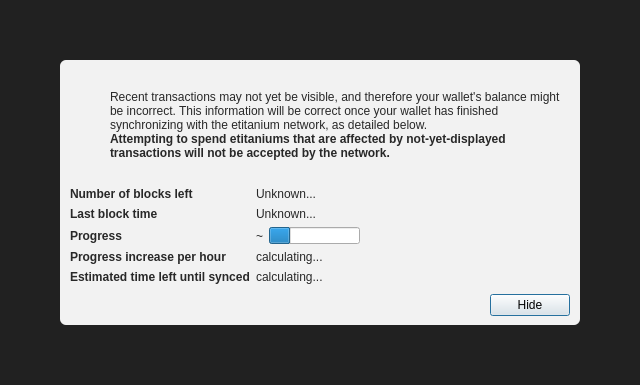
<?xml version="1.0" encoding="UTF-8"?>
<ui version="4.0">
 <class>ModalOverlay</class>
 <widget class="QWidget" name="ModalOverlay">
  <property name="geometry">
   <rect>
    <x>0</x>
    <y>0</y>
    <width>640</width>
    <height>385</height>
   </rect>
  </property>
  <property name="windowTitle">
   <string>Form</string>
  </property>
  <layout class="QVBoxLayout" name="verticalLayout" stretch="0">
   <property name="sizeConstraint">
    <enum>QLayout::SetDefaultConstraint</enum>
   </property>
   <property name="leftMargin">
    <number>0</number>
   </property>
   <property name="topMargin">
    <number>0</number>
   </property>
   <property name="rightMargin">
    <number>0</number>
   </property>
   <property name="bottomMargin">
    <number>0</number>
   </property>
   <item>
    <widget class="QWidget" name="bgWidget" native="true">
     <property name="styleSheet">
      <string notr="true">#bgWidget { background: rgba(0,0,0,220); }</string>
     </property>
     <layout class="QVBoxLayout" name="verticalLayoutMain" stretch="1">
      <property name="leftMargin">
       <number>60</number>
      </property>
      <property name="topMargin">
       <number>60</number>
      </property>
      <property name="rightMargin">
       <number>60</number>
      </property>
      <property name="bottomMargin">
       <number>60</number>
      </property>
      <item>
       <widget class="QWidget" name="contentWidget" native="true">
        <property name="styleSheet">
         <string notr="true">#contentWidget { background: rgba(255,255,255,240); border-radius: 6px; }

QLabel { color: rgb(40,40,40);  }</string>
        </property>
        <layout class="QVBoxLayout" name="verticalLayoutSub" stretch="1,0,0,0">
         <property name="spacing">
          <number>0</number>
         </property>
         <property name="leftMargin">
          <number>10</number>
         </property>
         <property name="topMargin">
          <number>10</number>
         </property>
         <property name="rightMargin">
          <number>10</number>
         </property>
         <property name="bottomMargin">
          <number>10</number>
         </property>
         <item>
          <layout class="QHBoxLayout" name="horizontalLayoutIconText" stretch="0,1">
           <property name="topMargin">
            <number>20</number>
           </property>
           <item>
            <layout class="QVBoxLayout" name="verticalLayoutIcon">
             <property name="leftMargin">
              <number>0</number>
             </property>
             <item>
              <widget class="QPushButton" name="warningIcon">
               <property name="enabled">
                <bool>false</bool>
               </property>
               <property name="text">
                <string/>
               </property>
               <property name="icon">
                <iconset>
                 <normaloff>:/icons/warning</normaloff>
                 <disabledoff>:/icons/warning</disabledoff>:/icons/warning</iconset>
               </property>
               <property name="iconSize">
                <size>
                 <width>48</width>
                 <height>48</height>
                </size>
               </property>
               <property name="flat">
                <bool>true</bool>
               </property>
              </widget>
             </item>
             <item>
              <spacer name="verticalSpacerWarningIcon">
               <property name="orientation">
                <enum>Qt::Vertical</enum>
               </property>
               <property name="sizeHint" stdset="0">
                <size>
                 <width>20</width>
                 <height>40</height>
                </size>
               </property>
              </spacer>
             </item>
            </layout>
           </item>
           <item>
            <layout class="QVBoxLayout" name="verticalLayoutInfoText">
             <property name="leftMargin">
              <number>0</number>
             </property>
             <property name="topMargin">
              <number>0</number>
             </property>
             <item>
              <widget class="QLabel" name="infoText">
               <property name="text">
                <string>Recent transactions may not yet be visible, and therefore your wallet's balance might be incorrect. This information will be correct once your wallet has finished synchronizing with the etitanium network, as detailed below.</string>
               </property>
               <property name="textFormat">
                <enum>Qt::RichText</enum>
               </property>
               <property name="wordWrap">
                <bool>true</bool>
               </property>
              </widget>
             </item>
             <item>
              <widget class="QLabel" name="infoTextStrong">
               <property name="font">
                <font>
                 <weight>75</weight>
                 <bold>true</bold>
                </font>
               </property>
               <property name="text">
                <string>Attempting to spend etitaniums that are affected by not-yet-displayed transactions will not be accepted by the network.</string>
               </property>
               <property name="textFormat">
                <enum>Qt::RichText</enum>
               </property>
               <property name="wordWrap">
                <bool>true</bool>
               </property>
              </widget>
             </item>
             <item>
              <spacer name="verticalSpacerInTextSpace">
               <property name="orientation">
                <enum>Qt::Vertical</enum>
               </property>
               <property name="sizeHint" stdset="0">
                <size>
                 <width>20</width>
                 <height>40</height>
                </size>
               </property>
              </spacer>
             </item>
            </layout>
           </item>
          </layout>
         </item>
         <item>
          <spacer name="verticalSpacerAfterText">
           <property name="orientation">
            <enum>Qt::Vertical</enum>
           </property>
           <property name="sizeHint" stdset="0">
            <size>
             <width>20</width>
             <height>40</height>
            </size>
           </property>
          </spacer>
         </item>
         <item>
          <layout class="QFormLayout" name="formLayout">
           <property name="fieldGrowthPolicy">
            <enum>QFormLayout::FieldsStayAtSizeHint</enum>
           </property>
           <property name="horizontalSpacing">
            <number>6</number>
           </property>
           <property name="verticalSpacing">
            <number>6</number>
           </property>
           <property name="topMargin">
            <number>10</number>
           </property>
           <item row="0" column="0">
            <widget class="QLabel" name="labelNumberOfBlocksLeft">
             <property name="font">
              <font>
               <weight>75</weight>
               <bold>true</bold>
              </font>
             </property>
             <property name="text">
              <string>Number of blocks left</string>
             </property>
            </widget>
           </item>
           <item row="0" column="1">
            <widget class="QLabel" name="numberOfBlocksLeft">
             <property name="text">
              <string>Unknown...</string>
             </property>
            </widget>
           </item>
           <item row="1" column="0">
            <widget class="QLabel" name="labelLastBlockTime">
             <property name="font">
              <font>
               <weight>75</weight>
               <bold>true</bold>
              </font>
             </property>
             <property name="text">
              <string>Last block time</string>
             </property>
            </widget>
           </item>
           <item row="1" column="1">
            <widget class="QLabel" name="newestBlockDate">
             <property name="sizePolicy">
              <sizepolicy hsizetype="Maximum" vsizetype="Preferred">
               <horstretch>0</horstretch>
               <verstretch>0</verstretch>
              </sizepolicy>
             </property>
             <property name="text">
              <string>Unknown...</string>
             </property>
            </widget>
           </item>
           <item row="2" column="0">
            <widget class="QLabel" name="labelSyncDone">
             <property name="font">
              <font>
               <weight>75</weight>
               <bold>true</bold>
              </font>
             </property>
             <property name="text">
              <string>Progress</string>
             </property>
            </widget>
           </item>
           <item row="2" column="1">
            <layout class="QHBoxLayout" name="horizontalLayoutSync" stretch="0,1">
             <item>
              <widget class="QLabel" name="percentageProgress">
               <property name="text">
                <string notr="true">~</string>
               </property>
              </widget>
             </item>
             <item>
              <widget class="QProgressBar" name="progressBar">
               <property name="value">
                <number>24</number>
               </property>
               <property name="format">
                <string/>
               </property>
              </widget>
             </item>
            </layout>
           </item>
           <item row="4" column="0">
            <widget class="QLabel" name="labelProgressIncrease">
             <property name="font">
              <font>
               <weight>75</weight>
               <bold>true</bold>
              </font>
             </property>
             <property name="text">
              <string>Progress increase per hour</string>
             </property>
            </widget>
           </item>
           <item row="4" column="1">
            <widget class="QLabel" name="progressIncreasePerH">
             <property name="text">
              <string>calculating...</string>
             </property>
            </widget>
           </item>
           <item row="5" column="0">
            <widget class="QLabel" name="labelEstimatedTimeLeft">
             <property name="font">
              <font>
               <weight>75</weight>
               <bold>true</bold>
              </font>
             </property>
             <property name="text">
              <string>Estimated time left until synced</string>
             </property>
            </widget>
           </item>
           <item row="5" column="1">
            <widget class="QLabel" name="expectedTimeLeft">
             <property name="text">
              <string>calculating...</string>
             </property>
            </widget>
           </item>
          </layout>
         </item>
         <item>
          <layout class="QHBoxLayout" name="horizontalLayoutButtons">
           <property name="leftMargin">
            <number>10</number>
           </property>
           <property name="topMargin">
            <number>10</number>
           </property>
           <item>
            <spacer name="horizontalSpacer">
             <property name="orientation">
              <enum>Qt::Horizontal</enum>
             </property>
             <property name="sizeHint" stdset="0">
              <size>
               <width>40</width>
               <height>20</height>
              </size>
             </property>
            </spacer>
           </item>
           <item>
            <widget class="QPushButton" name="closeButton">
             <property name="text">
              <string>Hide</string>
             </property>
             <property name="shortcut">
              <string>Esc</string>
             </property>
             <property name="focusPolicy">
              <enum>Qt::StrongFocus</enum>
             </property>
             <property name="default">
              <bool>true</bool>
             </property>
            </widget>
           </item>
          </layout>
         </item>
        </layout>
       </widget>
      </item>
     </layout>
    </widget>
   </item>
  </layout>
 </widget>
 <resources/>
 <connections/>
</ui>
